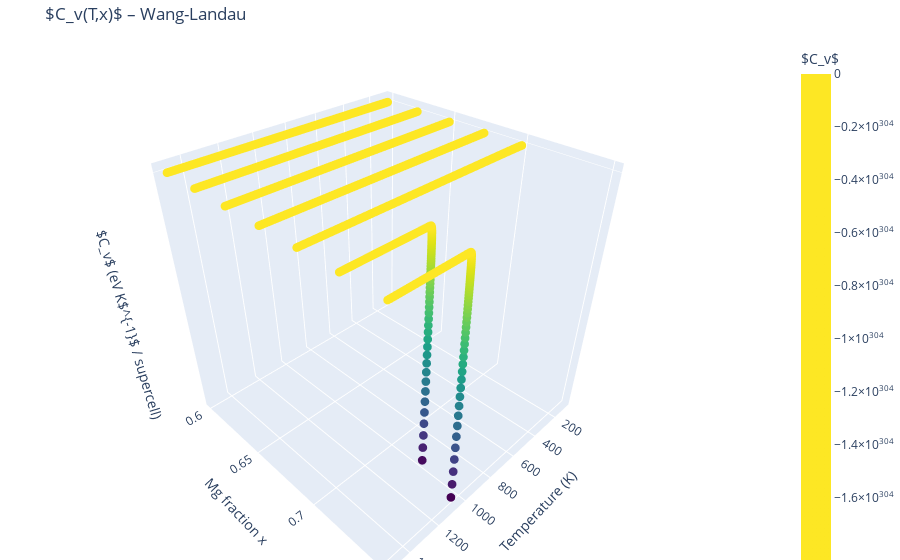

This figure's notebook cell:
### Code cell
import tc.sampler_data
import tc.wang_landau

temperatures = np.linspace(100, 1500, 10000)
Cv_mat = np.empty((len(ratios), len(temperatures)))
data_list = [tc.sampler_data.load_sampler_data(os.path.join('samplers', str(supercell_size), f"sampler_{round(1000 * ratio)}.npz")) for ratio in ratios]
for i, data in enumerate(data_list):
    Cv_mat[i, :] = tc.wang_landau.compute_thermodynamics(data, temperatures)
    Tc, dTc = tc.wang_landau.Tc_from_Cv(temperatures, Cv_mat[i, :])
    print(f"Ratio {ratios[i]:.2f}: Tc = {Tc:.2f} K, dTc = {dTc:.2f} K")
fig = tc.wang_landau.plot_cv_surface(ratios, temperatures, Cv_mat, mode="scatter", engine="plotly")
fig.show()

### Figure 1 — Plotly figure (JSON) as saved in the notebook; plotly's stock layout.template omitted (floating-point values rounded to 4 significant figures; data arrays with more than 128 entries replaced by an {"elided": "..."} marker saying what was removed)
{"data": [{"marker": {"color": {"elided": "70000 float values"}, "colorbar": {"title": {"text": "$C_v$"}}, "colorscale": {"elided": "256x2 mixed values"}, "size": 3}, "mode": "markers", "type": "scatter3d", "x": {"elided": "70000 float values"}, "y": {"elided": "70000 float values"}, "z": {"elided": "70000 float values"}}], "layout": {"margin": {"b": 0, "l": 0, "r": 0, "t": 40}, "scene": {"xaxis": {"title": {"text": "Temperature (K)"}}, "yaxis": {"title": {"text": "Mg fraction x"}}, "zaxis": {"title": {"text": "$C_v$ (eV K$^{-1}$ / supercell)"}}}, "title": {"text": "$C_v(T,x)$ – Wang-Landau"}}}
